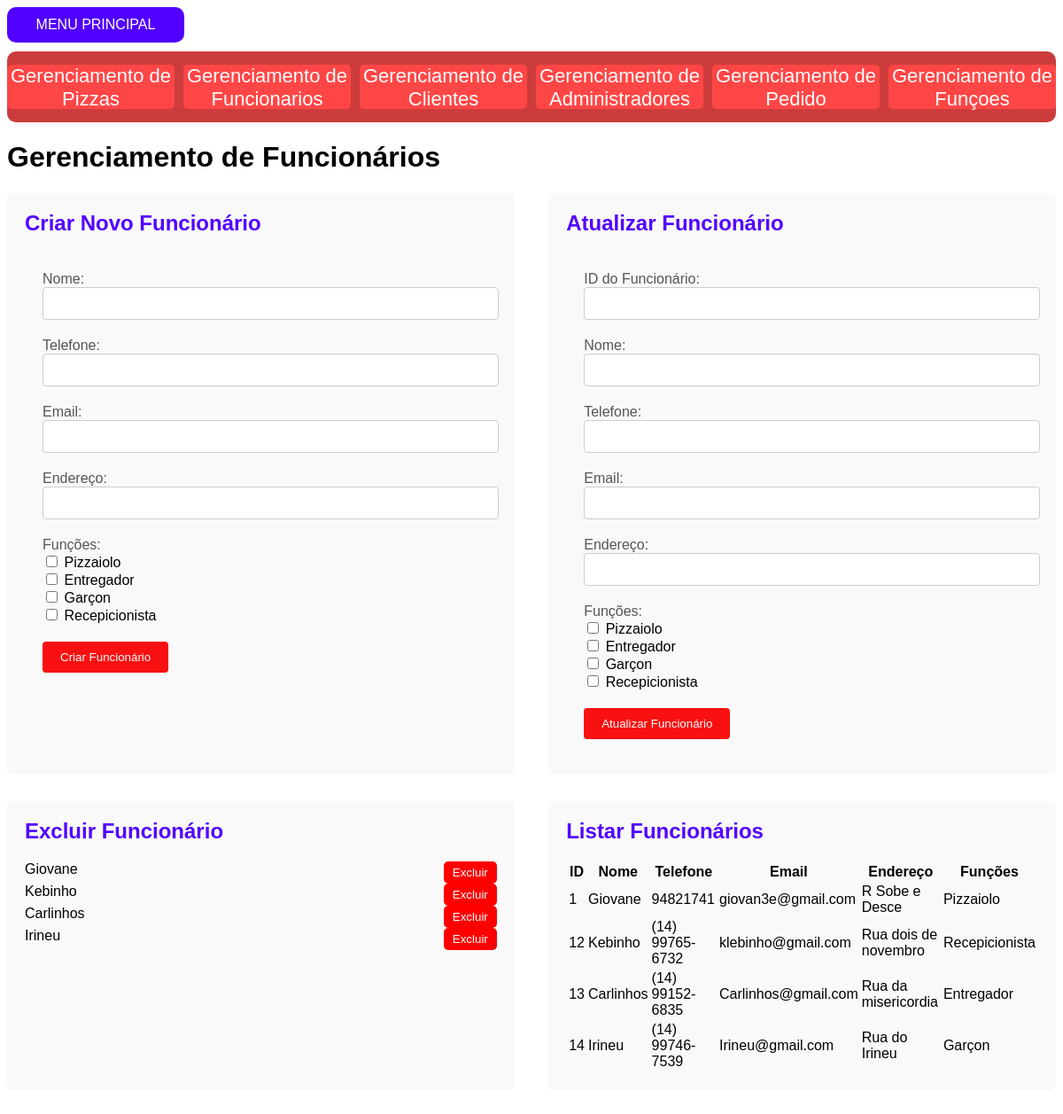
Screenshot of /Administrativa/Funcionarios/funcionarios.php with the database file from the repository.
### tables this page shows
CREATE TABLE `Funcoes` (
  `FuncaoID` int(11) NOT NULL,
  `Descricao` varchar(100) NOT NULL
);

CREATE TABLE `Funcionarios` (
  `FuncionarioID` int(11) NOT NULL,
  `Nome` varchar(100) NOT NULL,
  `Telefone` varchar(20) DEFAULT NULL,
  `Email` varchar(100) DEFAULT NULL,
  `Endereco` varchar(255) DEFAULT NULL
);

### Administrativa/Funcionarios/funcionarios.php (the view, shortened to what this page needs)
<!DOCTYPE html>
<html lang="pt-br">
<head>
</head>
<body>
    <a class="botaovoltar" href="../index.php">MENU PRINCIPAL</a>
    <nav class="nav-bar">
        <a class="caminhos" href="../pizzas/indexPizzas.php">Gerenciamento de Pizzas</a>
        <a class="caminhos" href="../Funcionarios/funcionarios.php">Gerenciamento de Funcionarios</a>
        <a class="caminhos" href="../Cliente/cliente.php">Gerenciamento de Clientes</a>
        <a class="caminhos" href="../administradores/adm.php">Gerenciamento de Administradores</a>
        <a class="caminhos" href="../pedido/pedido.php">Gerenciamento de Pedido</a>
        <a class="caminhos" href="../Funcoes/funcoes.php">Gerenciamento de Funçoes</a>
    </nav>
    <h1>Gerenciamento de Funcionários</h1>
    <?php
    $servername = "localhost";
    $username = "root";
    $password = "";
    $dbname = "Pizzaria";
    $conn = new mysqli($servername, $username, $password, $dbname);
    function getFuncoes($conn) {
        $sql = "SELECT * FROM Funcoes";
        $result = $conn->query($sql);
        $funcoes = [];
        if ($result->num_rows > 0) {
            while($row = $result->fetch_assoc()) {
                $funcoes[] = $row;
            }
        }
        return $funcoes;
    }
    $funcoes = getFuncoes($conn);
    ?>
    <div class="container-formulario">
        <div class="section" id="criar">
            <h2>Criar Novo Funcionário</h2>
            <div class="form-container">
                <form action="?action=add" method="post">
                    <div class="form-group">
                        <label for="nome" class="form-label">Nome:</label>
                        <input type="text" id="nome" name="nome" class="form-input" required>
                    </div>
                    <div class="form-group">
                        <label for="telefone" class="form-label">Telefone:</label>
                        <input type="text" id="telefone" name="telefone" class="form-input">
                    </div>
                    <div class="form-group">
                        <label for="email" class="form-label">Email:</label>
                        <input type="text" id="email" name="email" class="form-input">
                    </div>
                    <div class="form-group">
                        <label for="endereco" class="form-label">Endereço:</label>
                        <input type="text" id="endereco" name="endereco" class="form-input">
                    </div>
                    <div class="form-group">
                        <label for="funcoes" class="form-label">Funções:</label>
                        <?php foreach ($funcoes as $funcao): ?>
                            <div>
                                <input type="checkbox" id="funcao_<?php echo $funcao['FuncaoID']; ?>" name="funcoes[]" value="<?php echo $funcao['FuncaoID']; ?>">
                                <label for="funcao_<?php echo $funcao['FuncaoID']; ?>"><?php echo $funcao['Descricao']; ?></label>
                            </div>
                        <?php endforeach; ?>
                    </div>
                    <button type="submit" class="form-button">Criar Funcionário</button>
                </form>
            </div>
        </div>
        <div class="section" id="atualizar">
            <h2>Atualizar Funcionário</h2>
            <div class="form-container">
                <form action="?action=edit" method="post">
                    <div class="form-group">
                        <label for="funcionarioID" class="form-label">ID do Funcionário:</label>
                        <input type="text" id="funcionarioID" name="funcionarioID" class="form-input" required>
                    </div>
                    <div class="form-group">
                        <label for="nome" class="form-label">Nome:</label>
                        <input type="text" id="nome" name="nome" class="form-input" required>
                    </div>
                    <div class="form-group">
                        <label for="telefone" class="form-label">Telefone:</label>
                        <input type="text" id="telefone" name="telefone" class="form-input">
                    </div>
                    <div class="form-group">
                        <label for="email" class="form-label">Email:</label>
                        <input type="text" id="email" name="email" class="form-input">
                    </div>
                    <div class="form-group">
                        <label for="endereco" class="form-label">Endereço:</label>
                        <input type="text" id="endereco" name="endereco" class="form-input">
                    </div>
                    <div class="form-group">
                        <label for="funcoes" class="form-label">Funções:</label>
                        <?php foreach ($funcoes as $funcao): ?>
                            <div>
                                <input type="checkbox" id="funcao_<?php echo $funcao['FuncaoID']; ?>" name="funcoes[]" value="<?php echo $funcao['FuncaoID']; ?>">
                                <label for="funcao_<?php echo $funcao['FuncaoID']; ?>"><?php echo $funcao['Descricao']; ?></label>
                            </div>
                        <?php endforeach; ?>
                    </div>
                    <button type="submit" class="form-button">Atualizar Funcionário</button>
                </form>
            </div>
        </div>
    </div>
    <div class="container-formulario2">
        <div class="box-excluir" id="excluir">
            <h2>Excluir Funcionário</h2>
            <div class="container">
                <?php
                $sql = "SELECT * FROM Funcionarios";
                $result = $conn->query($sql);
                if ($result->num_rows > 0) {
                    while($row = $result->fetch_assoc()) {
                        echo "<div class='funcionario-item'>" .
                                "<span>" . $row["Nome"] . "</span>" .
                                "<form action='?action=delete' method='post' style='display:inline;'>
                                    <input type='hidden' name='funcionarioID' value='" . $row["FuncionarioID"] . "'>
                                    <button class='botao' type='submit'>Excluir</button>
                                </form>" .
                             "</div>";
                    }
                } else {
                    echo "<div class='funcionario-item'><span>Nenhum funcionário encontrado</span></div>";
                }
                ?>
            </div>
        </div>
        <div class="box-listar" id="listar">
            <h2>Listar Funcionários</h2>
            <div class="container-lista">
                <table>
                    <thead>
                        <tr>
                            <th>ID</th>
                            <th>Nome</th>
                            <th>Telefone</th>
                            <th>Email</th>
                            <th>Endereço</th>
                            <th>Funções</th>
                        </tr>
                    </thead>
                    <tbody>
                        <?php
                        $sql = "SELECT f.FuncionarioID, f.Nome, f.Telefone, f.Email, f.Endereco, GROUP_CONCAT(fn.Descricao SEPARATOR ', ') as Funcoes
                                FROM Funcionarios f
                                LEFT JOIN FuncionarioFuncoes ff ON f.FuncionarioID = ff.FuncionarioID
                                LEFT JOIN Funcoes fn ON ff.FuncaoID = fn.FuncaoID
                                GROUP BY f.FuncionarioID";
                        $result = $conn->query($sql);
                        if ($result->num_rows > 0) {
                            while($row = $result->fetch_assoc()) {
                                echo "<tr>" .
                                        "<td>" . $row["FuncionarioID"] . "</td>" .
                                        "<td>" . $row["Nome"] . "</td>" .
                                        "<td>" . $row["Telefone"] . "</td>" .
                                        "<td>" . $row["Email"] . "</td>" .
                                        "<td>" . $row["Endereco"] . "</td>" .
                                        "<td>" . $row["Funcoes"] . "</td>" .
                                    "</tr>";
                            }
                        } else {
                            echo "<tr><td colspan='6'>Nenhum funcionário encontrado</td></tr>";
                        }
                        ?>
                    </tbody>
                </table>
            </div>
        </div>
    </div>
</body>
</html>

### Administrativa/Funcionarios/funcionarios.php (style rules this page uses)
body { font-family: Arial, sans-serif; }
.container-formulario { display: flex; justify-content: space-between; border: royalblue; }
.section { width: 45%; margin-bottom: 30px; padding: 20px; border-radius: 5px; background-color: #f9f9f9; }
h2 { color: #5100ff; margin-top: 0; }
.form-container { padding: 20px; }
.form-group { margin-bottom: 20px; }
.form-label { display: block; color: #555; }
.form-input { width: 100%; padding: 10px; border: 1px solid #ccc; border-radius: 4px; }
.form-button { background-color: #f91010; color: white; padding: 10px 20px; border: none; border-radius: 4px; cursor: pointer; }
.container-formulario2 { display: flex; justify-content: space-between; margin-bottom: 40px; }
.box-excluir, .box-listar { width: 45%; padding: 20px; border-radius: 5px; background-color: #f9f9f9; display: flex; flex-direction: column; }
.botao { background-color: red; color: white; border: none; border-radius: 5px; padding: 5px 10px; cursor: pointer; }
.nav-bar { display: flex; flex-direction: row; align-items: center; justify-content: center; gap: 30px; background-color: rgb(204, 60, 60); height: 80px; width: 100%; gap: 10px; border-radius: 10px; }
.caminhos { text-decoration: none; color: white; gap: 10px; background-color:rgb(255, 70, 70); height: 50px; width: 200px; text-align: center; justify-content: center; border-radius: 5px; font-size: 22px; align-items: center; }
.botaovoltar { display: flex; justify-content: center; align-items: center; background-color:#5100ff; color: white; text-decoration: none; height: 40px; width: 200px; border-radius: 10px; margin-bottom: 10px; }
.funcionario-item { display: flex; justify-content: space-between; }

### rows the page displays
funcoes: Descricao "Pizzaiolo"
funcoes: Descricao "Entregador"
funcoes: Descricao "Garçon"
funcoes: Descricao "Recepicionista"
funcionarios: Nome "Giovane", FuncionarioID "1", Telefone "94821741", Email "giovan3e@gmail.com", Endereco "R Sobe e Desce", Funcoes "Pizzaiolo"
funcionarios: Nome "Kebinho", FuncionarioID "12", Telefone "(14) 99765-6732", Email "klebinho@gmail.com", Endereco "Rua dois de novembro", Funcoes "Recepicionista"
funcionarios: Nome "Carlinhos", FuncionarioID "13", Telefone "(14) 99152-6835", Email "Carlinhos@gmail.com", Endereco "Rua da misericordia", Funcoes "Entregador"
funcionarios: Nome "Irineu", FuncionarioID "14", Telefone "(14) 99746-7539", Email "Irineu@gmail.com", Endereco "Rua do Irineu", Funcoes "Garçon"
